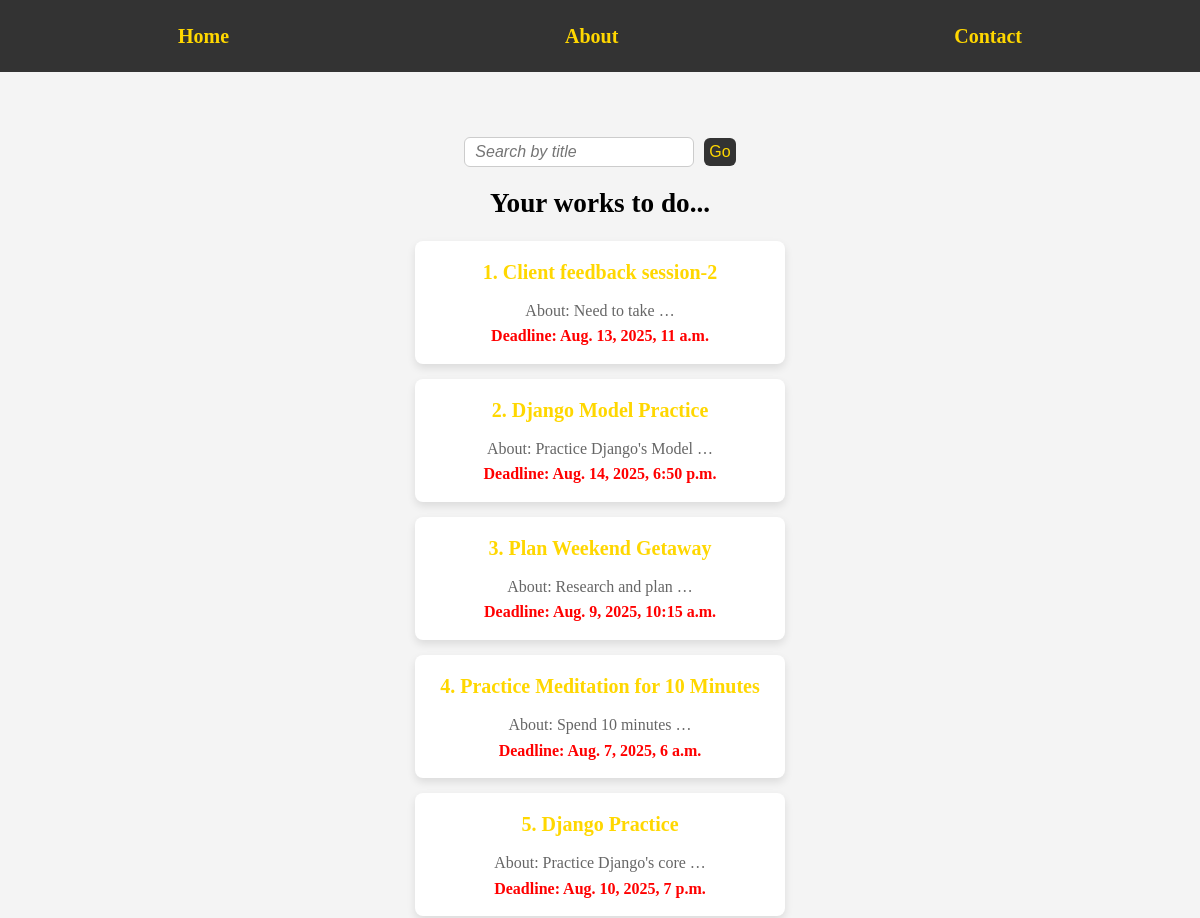
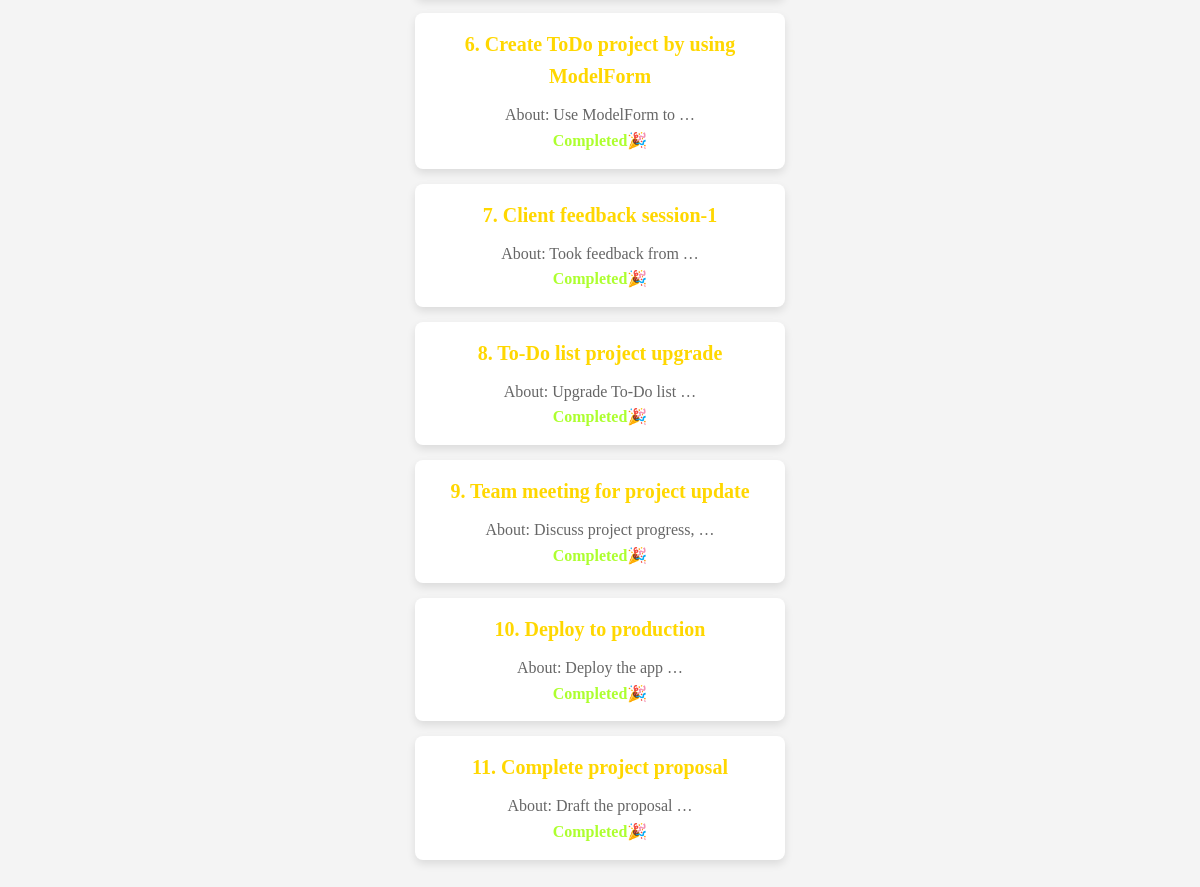
Screenshot of /task-list with the database file from the repository (2 pictures, top to bottom).
### task/models.py (models this page shows, shortened)
class Task(models.Model):
    title = models.CharField(max_length=100)
    deadline = models.DateTimeField()
    about = models.TextField()
    status = models.BooleanField(default=False)
    created = models.DateTimeField(auto_now_add=True)
    updated = models.DateTimeField(auto_now=True)

### task/views.py (the view)
# urls.py: path("task-list", views.task_list, name='task-list'),   # Retrieve all
def task_list(request):
    search_query = request.GET.get('search')
    if search_query:
        tasks = Task.objects.filter(title__icontains = search_query).order_by('status', '-id')
    else:
        tasks = Task.objects.order_by('status', '-id')
    context = {
        'title':'Task List',
        'tasks':tasks,
    }
    return render(request, 'task_list.html', context)

### task/templates/task_list.html (shortened to what this page needs)
{% extends 'base.html' %}
{% load static %}
{% block style %}
    <link rel="stylesheet" href="{% static 'css/task_list.css' %}">
{% endblock style %}
{% block content %}
    <form>
        <div>
            <input type="text" name="search" placeholder="Search by title" value="{{ request.GET.search }}">
            <button type="submit">Go</button>
        </div>
    </form>
    <div>
        {% if tasks %}
            <h1>Your works to do...</h1>
            {% for task in tasks %}
                <div>
                    <h3>
                        <a href="{% url 'task-detail' task.id %}">
                            {{ forloop.counter }}. {{ task.title }}
                        </a>
                    </h3>
                    <p>About: {{ task.about|truncatewords:3 }}</p>
                    {% if not task.status %}
                        <p class="incomplete">Deadline: {{ task.deadline }}</p>
                    {% else %}
                        <p class="complete">Completed🎉</p>
                    {% endif %}
                </div>
            {% endfor %}
        {% else %}
            <h1>No work available...😁</h1>
        {% endif %}
    </div>
{% endblock content %}

### templates/base.html (shortened to what this page needs)
<!DOCTYPE html>
<html lang="en">
<head>
    {% load static %}
    <link rel="stylesheet" href="{% static 'css/style.css' %}">
    {% block style %}{% endblock style %}
</head>
<body>
    <div id="root">
        {% include 'nav.html' %}
        <div id="main">
            {% block content %}{% endblock content %}
        </div>
    </div>
</body>
</html>

### templates/nav.html
<nav>
    <div><a href="{% url 'home' %}">Home</a></div>
    <div><a href="{% url 'about' %}">About</a></div>
    <div><a href="{% url 'contact' %}">Contact</a></div>
</nav>

### static/css/style.css (style rules this page uses)
* { margin: 0; padding: 0; box-sizing: border-box; }
#root { font-size: 16px; line-height: 1.6; background-color: #f4f4f4; min-height: 100vh; }
nav { background-color: #333; padding: 10px; display: flex; justify-content: space-around; }
nav a { text-decoration: none; color: #FFD700; font-size: 20px; font-weight: 600; padding: 10px 20px; display: block; transition: background-color 0.3s ease; }
#main { display: flex; align-items: center; flex-direction: column; margin-top: 45px; padding: 20px; flex-grow: 1; overflow-y: auto; text-align: center; }
h1 { font-size: 1.7rem; }

### task/static/css/task_list.css (style rules this page uses)
#main > form > div { display: flex; flex-direction: row; align-items: center; justify-content: center; gap: 10px; }
#main form > div > input { padding: 5px 10px; border-radius: 6px; border: 1px solid #ccc; font-size: 1rem; font-style: italic; color: #666; transition: border-color 0.3s ease; }
#main > form > div > button { padding: 5px 5px; border: none; border-radius: 6px; width: 100%; background-color: #333; color: #FFD700; font-size: 1rem; cursor: pointer; transition: background-color 0.3s ease; }
#main > div { display: block; margin-top: 15px; }
#main > div > div { background-color: #fff; border-radius: 8px; box-shadow: 0 4px 8px rgba(0, 0, 0, 0.1); padding: 15px; width: 370px; margin: 15px auto; transition: transform 0.3s ease, box-shadow 0.3s ease; }
#main > div > div h3 { font-size: 20px; color: #333; margin-bottom: 10px; }
#main > div > div > h3 > a { text-decoration: none; color: #FFD700; }
#main > div > div p { font-size: 16px; color: #666; }
#main > div > div > p.incomplete { color: red; font-weight: bolder; }
#main > div > div > p.complete { color: greenyellow; font-weight: bolder; }

### rows the page displays
Task: title "Client feedback session-2", about "Need to take …", deadline "Aug. 13, 2025, 11 a.m."
Task: title "Django Model Practice", about "Practice Django's Model …", deadline "Aug. 14, 2025, 6:50 p.m."
Task: title "Plan Weekend Getaway", about "Research and plan …", deadline "Aug. 9, 2025, 10:15 a.m."
Task: title "Practice Meditation for 10 Minutes", about "Spend 10 minutes …", deadline "Aug. 7, 2025, 6 a.m."
Task: title "Django Practice", about "Practice Django's core …", deadline "Aug. 10, 2025, 7 p.m."
Task: title "Create ToDo project by using ModelForm", about "Use ModelForm to …", status "Completed🎉"
Task: title "Client feedback session-1", about "Took feedback from …", status "Completed🎉"
Task: title "To-Do list project upgrade", about "Upgrade To-Do list …", status "Completed🎉"
Task: title "Team meeting for project update", about "Discuss project progress, …", status "Completed🎉"
Task: title "Deploy to production", about "Deploy the app …", status "Completed🎉"
Task: title "Complete project proposal", about "Draft the proposal …", status "Completed🎉"
